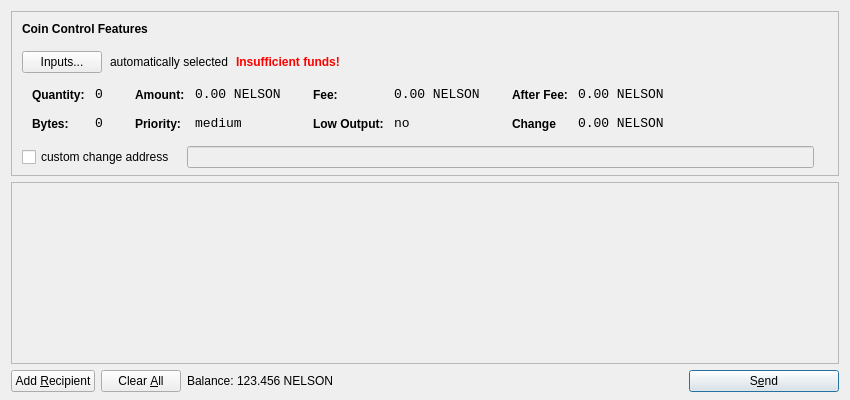
<?xml version="1.0" encoding="UTF-8"?>
<ui version="4.0">
 <class>SendCoinsDialog</class>
 <widget class="QDialog" name="SendCoinsDialog">
  <property name="geometry">
   <rect>
    <x>0</x>
    <y>0</y>
    <width>850</width>
    <height>400</height>
   </rect>
  </property>
  <property name="windowTitle">
   <string>Send Coins</string>
  </property>
  <layout class="QVBoxLayout" name="verticalLayout" stretch="0,1,0">
   <property name="bottomMargin">
    <number>8</number>
   </property>
   <item>
    <widget class="QFrame" name="frameCoinControl">
     <property name="sizePolicy">
      <sizepolicy hsizetype="Expanding" vsizetype="Expanding">
       <horstretch>0</horstretch>
       <verstretch>0</verstretch>
      </sizepolicy>
     </property>
     <property name="maximumSize">
      <size>
       <width>16777215</width>
       <height>16777215</height>
      </size>
     </property>
     <property name="frameShape">
      <enum>QFrame::StyledPanel</enum>
     </property>
     <property name="frameShadow">
      <enum>QFrame::Sunken</enum>
     </property>
     <layout class="QVBoxLayout" name="verticalLayoutCoinControl2">
      <property name="spacing">
       <number>-1</number>
      </property>
      <property name="leftMargin">
       <number>0</number>
      </property>
      <property name="topMargin">
       <number>0</number>
      </property>
      <property name="rightMargin">
       <number>0</number>
      </property>
      <property name="bottomMargin">
       <number>6</number>
      </property>
      <item>
       <layout class="QVBoxLayout" name="verticalLayoutCoinControl" stretch="0,0,0,0,1">
        <property name="spacing">
         <number>0</number>
        </property>
        <property name="leftMargin">
         <number>10</number>
        </property>
        <property name="topMargin">
         <number>10</number>
        </property>
        <item>
         <layout class="QHBoxLayout" name="horizontalLayoutCoinControl1">
          <property name="bottomMargin">
           <number>15</number>
          </property>
          <item>
           <widget class="QLabel" name="labelCoinControlFeatures">
            <property name="sizePolicy">
             <sizepolicy hsizetype="Preferred" vsizetype="Maximum">
              <horstretch>0</horstretch>
              <verstretch>0</verstretch>
             </sizepolicy>
            </property>
            <property name="font">
             <font>
              <weight>75</weight>
              <bold>true</bold>
             </font>
            </property>
            <property name="styleSheet">
             <string notr="true">font-weight:bold;</string>
            </property>
            <property name="text">
             <string>Coin Control Features</string>
            </property>
           </widget>
          </item>
         </layout>
        </item>
        <item>
         <layout class="QHBoxLayout" name="horizontalLayoutCoinControl2" stretch="0,0,0,0">
          <property name="spacing">
           <number>8</number>
          </property>
          <property name="bottomMargin">
           <number>10</number>
          </property>
          <item>
           <widget class="QPushButton" name="pushButtonCoinControl">
            <property name="styleSheet">
             <string notr="true"/>
            </property>
            <property name="text">
             <string>Inputs...</string>
            </property>
           </widget>
          </item>
          <item>
           <widget class="QLabel" name="labelCoinControlAutomaticallySelected">
            <property name="text">
             <string>automatically selected</string>
            </property>
            <property name="margin">
             <number>5</number>
            </property>
           </widget>
          </item>
          <item>
           <widget class="QLabel" name="labelCoinControlInsuffFunds">
            <property name="font">
             <font>
              <weight>75</weight>
              <bold>true</bold>
             </font>
            </property>
            <property name="styleSheet">
             <string notr="true">color:red;font-weight:bold;</string>
            </property>
            <property name="text">
             <string>Insufficient funds!</string>
            </property>
            <property name="margin">
             <number>5</number>
            </property>
           </widget>
          </item>
          <item>
           <spacer name="horizontalSpacerCoinControl">
            <property name="orientation">
             <enum>Qt::Horizontal</enum>
            </property>
            <property name="sizeHint" stdset="0">
             <size>
              <width>40</width>
              <height>1</height>
             </size>
            </property>
           </spacer>
          </item>
         </layout>
        </item>
        <item>
         <widget class="QWidget" name="widgetCoinControl" native="true">
          <property name="sizePolicy">
           <sizepolicy hsizetype="Preferred" vsizetype="Preferred">
            <horstretch>0</horstretch>
            <verstretch>0</verstretch>
           </sizepolicy>
          </property>
          <property name="minimumSize">
           <size>
            <width>0</width>
            <height>0</height>
           </size>
          </property>
          <property name="styleSheet">
           <string notr="true"/>
          </property>
          <layout class="QHBoxLayout" name="horizontalLayoutCoinControl5">
           <property name="margin">
            <number>0</number>
           </property>
           <item>
            <layout class="QHBoxLayout" name="horizontalLayoutCoinControl3" stretch="0,0,0,1">
             <property name="spacing">
              <number>20</number>
             </property>
             <property name="topMargin">
              <number>0</number>
             </property>
             <property name="bottomMargin">
              <number>10</number>
             </property>
             <item>
              <layout class="QFormLayout" name="formLayoutCoinControl1">
               <property name="horizontalSpacing">
                <number>10</number>
               </property>
               <property name="verticalSpacing">
                <number>14</number>
               </property>
               <property name="leftMargin">
                <number>10</number>
               </property>
               <property name="topMargin">
                <number>4</number>
               </property>
               <property name="rightMargin">
                <number>6</number>
               </property>
               <item row="0" column="0">
                <widget class="QLabel" name="labelCoinControlQuantityText">
                 <property name="styleSheet">
                  <string notr="true">font-weight:bold;</string>
                 </property>
                 <property name="text">
                  <string>Quantity:</string>
                 </property>
                 <property name="margin">
                  <number>0</number>
                 </property>
                </widget>
               </item>
               <item row="0" column="1">
                <widget class="QLabel" name="labelCoinControlQuantity">
                 <property name="font">
                  <font>
                   <family>Monospace</family>
                   <pointsize>10</pointsize>
                  </font>
                 </property>
                 <property name="cursor">
                  <cursorShape>IBeamCursor</cursorShape>
                 </property>
                 <property name="contextMenuPolicy">
                  <enum>Qt::ActionsContextMenu</enum>
                 </property>
                 <property name="text">
                  <string>0</string>
                 </property>
                 <property name="margin">
                  <number>0</number>
                 </property>
                 <property name="textInteractionFlags">
                  <set>Qt::LinksAccessibleByMouse|Qt::TextSelectableByKeyboard|Qt::TextSelectableByMouse</set>
                 </property>
                </widget>
               </item>
               <item row="1" column="0">
                <widget class="QLabel" name="labelCoinControlBytesText">
                 <property name="styleSheet">
                  <string notr="true">font-weight:bold;</string>
                 </property>
                 <property name="text">
                  <string>Bytes:</string>
                 </property>
                </widget>
               </item>
               <item row="1" column="1">
                <widget class="QLabel" name="labelCoinControlBytes">
                 <property name="font">
                  <font>
                   <family>Monospace</family>
                   <pointsize>10</pointsize>
                  </font>
                 </property>
                 <property name="cursor">
                  <cursorShape>IBeamCursor</cursorShape>
                 </property>
                 <property name="contextMenuPolicy">
                  <enum>Qt::ActionsContextMenu</enum>
                 </property>
                 <property name="text">
                  <string>0</string>
                 </property>
                 <property name="textInteractionFlags">
                  <set>Qt::LinksAccessibleByMouse|Qt::TextSelectableByKeyboard|Qt::TextSelectableByMouse</set>
                 </property>
                </widget>
               </item>
              </layout>
             </item>
             <item>
              <layout class="QFormLayout" name="formLayoutCoinControl2">
               <property name="horizontalSpacing">
                <number>10</number>
               </property>
               <property name="verticalSpacing">
                <number>14</number>
               </property>
               <property name="leftMargin">
                <number>6</number>
               </property>
               <property name="topMargin">
                <number>4</number>
               </property>
               <property name="rightMargin">
                <number>6</number>
               </property>
               <item row="0" column="0">
                <widget class="QLabel" name="labelCoinControlAmountText">
                 <property name="styleSheet">
                  <string notr="true">font-weight:bold;</string>
                 </property>
                 <property name="text">
                  <string>Amount:</string>
                 </property>
                 <property name="margin">
                  <number>0</number>
                 </property>
                </widget>
               </item>
               <item row="0" column="1">
                <widget class="QLabel" name="labelCoinControlAmount">
                 <property name="font">
                  <font>
                   <family>Monospace</family>
                   <pointsize>10</pointsize>
                  </font>
                 </property>
                 <property name="cursor">
                  <cursorShape>IBeamCursor</cursorShape>
                 </property>
                 <property name="contextMenuPolicy">
                  <enum>Qt::ActionsContextMenu</enum>
                 </property>
                 <property name="text">
                  <string>0.00 NELSON</string>
                 </property>
                 <property name="textInteractionFlags">
                  <set>Qt::LinksAccessibleByMouse|Qt::TextSelectableByKeyboard|Qt::TextSelectableByMouse</set>
                 </property>
                </widget>
               </item>
               <item row="1" column="0">
                <widget class="QLabel" name="labelCoinControlPriorityText">
                 <property name="styleSheet">
                  <string notr="true">font-weight:bold;</string>
                 </property>
                 <property name="text">
                  <string>Priority:</string>
                 </property>
                </widget>
               </item>
               <item row="1" column="1">
                <widget class="QLabel" name="labelCoinControlPriority">
                 <property name="font">
                  <font>
                   <family>Monospace</family>
                   <pointsize>10</pointsize>
                  </font>
                 </property>
                 <property name="cursor">
                  <cursorShape>IBeamCursor</cursorShape>
                 </property>
                 <property name="contextMenuPolicy">
                  <enum>Qt::ActionsContextMenu</enum>
                 </property>
                 <property name="text">
                  <string>medium</string>
                 </property>
                 <property name="textInteractionFlags">
                  <set>Qt::LinksAccessibleByMouse|Qt::TextSelectableByKeyboard|Qt::TextSelectableByMouse</set>
                 </property>
                </widget>
               </item>
              </layout>
             </item>
             <item>
              <layout class="QFormLayout" name="formLayoutCoinControl3">
               <property name="horizontalSpacing">
                <number>10</number>
               </property>
               <property name="verticalSpacing">
                <number>14</number>
               </property>
               <property name="leftMargin">
                <number>6</number>
               </property>
               <property name="topMargin">
                <number>4</number>
               </property>
               <property name="rightMargin">
                <number>6</number>
               </property>
               <item row="0" column="0">
                <widget class="QLabel" name="labelCoinControlFeeText">
                 <property name="styleSheet">
                  <string notr="true">font-weight:bold;</string>
                 </property>
                 <property name="text">
                  <string>Fee:</string>
                 </property>
                 <property name="margin">
                  <number>0</number>
                 </property>
                </widget>
               </item>
               <item row="0" column="1">
                <widget class="QLabel" name="labelCoinControlFee">
                 <property name="font">
                  <font>
                   <family>Monospace</family>
                   <pointsize>10</pointsize>
                  </font>
                 </property>
                 <property name="cursor">
                  <cursorShape>IBeamCursor</cursorShape>
                 </property>
                 <property name="contextMenuPolicy">
                  <enum>Qt::ActionsContextMenu</enum>
                 </property>
                 <property name="text">
                  <string>0.00 NELSON</string>
                 </property>
                 <property name="textInteractionFlags">
                  <set>Qt::LinksAccessibleByMouse|Qt::TextSelectableByKeyboard|Qt::TextSelectableByMouse</set>
                 </property>
                </widget>
               </item>
               <item row="1" column="0">
                <widget class="QLabel" name="labelCoinControlLowOutputText">
                 <property name="styleSheet">
                  <string notr="true">font-weight:bold;</string>
                 </property>
                 <property name="text">
                  <string>Low Output:</string>
                 </property>
                </widget>
               </item>
               <item row="1" column="1">
                <widget class="QLabel" name="labelCoinControlLowOutput">
                 <property name="font">
                  <font>
                   <family>Monospace</family>
                   <pointsize>10</pointsize>
                  </font>
                 </property>
                 <property name="cursor">
                  <cursorShape>IBeamCursor</cursorShape>
                 </property>
                 <property name="contextMenuPolicy">
                  <enum>Qt::ActionsContextMenu</enum>
                 </property>
                 <property name="text">
                  <string>no</string>
                 </property>
                 <property name="textInteractionFlags">
                  <set>Qt::LinksAccessibleByMouse|Qt::TextSelectableByKeyboard|Qt::TextSelectableByMouse</set>
                 </property>
                </widget>
               </item>
              </layout>
             </item>
             <item>
              <layout class="QFormLayout" name="formLayoutCoinControl4">
               <property name="horizontalSpacing">
                <number>10</number>
               </property>
               <property name="verticalSpacing">
                <number>14</number>
               </property>
               <property name="leftMargin">
                <number>6</number>
               </property>
               <property name="topMargin">
                <number>4</number>
               </property>
               <property name="rightMargin">
                <number>6</number>
               </property>
               <item row="0" column="0">
                <widget class="QLabel" name="labelCoinControlAfterFeeText">
                 <property name="styleSheet">
                  <string notr="true">font-weight:bold;</string>
                 </property>
                 <property name="text">
                  <string>After Fee:</string>
                 </property>
                 <property name="margin">
                  <number>0</number>
                 </property>
                </widget>
               </item>
               <item row="0" column="1">
                <widget class="QLabel" name="labelCoinControlAfterFee">
                 <property name="font">
                  <font>
                   <family>Monospace</family>
                   <pointsize>10</pointsize>
                  </font>
                 </property>
                 <property name="cursor">
                  <cursorShape>IBeamCursor</cursorShape>
                 </property>
                 <property name="contextMenuPolicy">
                  <enum>Qt::ActionsContextMenu</enum>
                 </property>
                 <property name="text">
                  <string>0.00 NELSON</string>
                 </property>
                 <property name="textInteractionFlags">
                  <set>Qt::LinksAccessibleByMouse|Qt::TextSelectableByKeyboard|Qt::TextSelectableByMouse</set>
                 </property>
                </widget>
               </item>
               <item row="1" column="0">
                <widget class="QLabel" name="labelCoinControlChangeText">
                 <property name="styleSheet">
                  <string notr="true">font-weight:bold;</string>
                 </property>
                 <property name="text">
                  <string>Change</string>
                 </property>
                </widget>
               </item>
               <item row="1" column="1">
                <widget class="QLabel" name="labelCoinControlChange">
                 <property name="font">
                  <font>
                   <family>Monospace</family>
                   <pointsize>10</pointsize>
                  </font>
                 </property>
                 <property name="cursor">
                  <cursorShape>IBeamCursor</cursorShape>
                 </property>
                 <property name="contextMenuPolicy">
                  <enum>Qt::ActionsContextMenu</enum>
                 </property>
                 <property name="text">
                  <string>0.00 NELSON</string>
                 </property>
                 <property name="textInteractionFlags">
                  <set>Qt::LinksAccessibleByMouse|Qt::TextSelectableByKeyboard|Qt::TextSelectableByMouse</set>
                 </property>
                </widget>
               </item>
              </layout>
             </item>
            </layout>
           </item>
          </layout>
         </widget>
        </item>
        <item>
         <layout class="QHBoxLayout" name="horizontalLayoutCoinControl4" stretch="0,0,0">
          <property name="spacing">
           <number>12</number>
          </property>
          <property name="sizeConstraint">
           <enum>QLayout::SetDefaultConstraint</enum>
          </property>
          <property name="topMargin">
           <number>5</number>
          </property>
          <property name="rightMargin">
           <number>5</number>
          </property>
          <item>
           <widget class="QCheckBox" name="checkBoxCoinControlChange">
            <property name="text">
             <string>custom change address</string>
            </property>
           </widget>
          </item>
          <item>
           <widget class="QLineEdit" name="lineEditCoinControlChange">
            <property name="enabled">
             <bool>false</bool>
            </property>
            <property name="sizePolicy">
             <sizepolicy hsizetype="Expanding" vsizetype="Fixed">
              <horstretch>0</horstretch>
              <verstretch>0</verstretch>
             </sizepolicy>
            </property>
           </widget>
          </item>
          <item>
           <widget class="QLabel" name="labelCoinControlChangeLabel">
            <property name="sizePolicy">
             <sizepolicy hsizetype="Preferred" vsizetype="Expanding">
              <horstretch>0</horstretch>
              <verstretch>0</verstretch>
             </sizepolicy>
            </property>
            <property name="minimumSize">
             <size>
              <width>0</width>
              <height>0</height>
             </size>
            </property>
            <property name="text">
             <string/>
            </property>
            <property name="margin">
             <number>3</number>
            </property>
           </widget>
          </item>
         </layout>
        </item>
        <item>
         <spacer name="verticalSpacerCoinControl">
          <property name="orientation">
           <enum>Qt::Vertical</enum>
          </property>
          <property name="sizeHint" stdset="0">
           <size>
            <width>800</width>
            <height>1</height>
           </size>
          </property>
         </spacer>
        </item>
       </layout>
      </item>
     </layout>
    </widget>
   </item>
   <item>
    <widget class="QScrollArea" name="scrollArea">
     <property name="widgetResizable">
      <bool>true</bool>
     </property>
     <widget class="QWidget" name="scrollAreaWidgetContents">
      <property name="geometry">
       <rect>
        <x>0</x>
        <y>0</y>
        <width>830</width>
        <height>165</height>
       </rect>
      </property>
      <layout class="QVBoxLayout" name="verticalLayout_2">
       <property name="margin">
        <number>0</number>
       </property>
       <item>
        <layout class="QVBoxLayout" name="entries">
         <property name="spacing">
          <number>6</number>
         </property>
        </layout>
       </item>
       <item>
        <spacer name="verticalSpacer">
         <property name="orientation">
          <enum>Qt::Vertical</enum>
         </property>
         <property name="sizeHint" stdset="0">
          <size>
           <width>20</width>
           <height>40</height>
          </size>
         </property>
        </spacer>
       </item>
      </layout>
     </widget>
    </widget>
   </item>
   <item>
    <layout class="QHBoxLayout" name="horizontalLayout">
     <item>
      <widget class="QPushButton" name="addButton">
       <property name="toolTip">
        <string>Send to multiple recipients at once</string>
       </property>
       <property name="text">
        <string>Add &amp;Recipient</string>
       </property>
       <property name="icon">
        <iconset resource="../bitcoin.qrc">
         <normaloff>:/icons/add</normaloff>:/icons/add</iconset>
       </property>
       <property name="autoDefault">
        <bool>false</bool>
       </property>
      </widget>
     </item>
     <item>
      <widget class="QPushButton" name="clearButton">
       <property name="sizePolicy">
        <sizepolicy hsizetype="Minimum" vsizetype="Fixed">
         <horstretch>0</horstretch>
         <verstretch>0</verstretch>
        </sizepolicy>
       </property>
       <property name="toolTip">
        <string>Remove all transaction fields</string>
       </property>
       <property name="text">
        <string>Clear &amp;All</string>
       </property>
       <property name="icon">
        <iconset resource="../bitcoin.qrc">
         <normaloff>:/icons/remove</normaloff>:/icons/remove</iconset>
       </property>
       <property name="autoRepeatDelay">
        <number>300</number>
       </property>
       <property name="autoDefault">
        <bool>false</bool>
       </property>
      </widget>
     </item>
     <item>
      <layout class="QHBoxLayout" name="horizontalLayout_2">
       <property name="spacing">
        <number>3</number>
       </property>
       <item>
        <widget class="QLabel" name="label">
         <property name="sizePolicy">
          <sizepolicy hsizetype="Preferred" vsizetype="Fixed">
           <horstretch>0</horstretch>
           <verstretch>0</verstretch>
          </sizepolicy>
         </property>
         <property name="text">
          <string>Balance:</string>
         </property>
        </widget>
       </item>
       <item>
        <widget class="QLabel" name="labelBalance">
         <property name="sizePolicy">
          <sizepolicy hsizetype="Preferred" vsizetype="Fixed">
           <horstretch>0</horstretch>
           <verstretch>0</verstretch>
          </sizepolicy>
         </property>
         <property name="cursor">
          <cursorShape>IBeamCursor</cursorShape>
         </property>
         <property name="text">
          <string>123.456 NELSON</string>
         </property>
         <property name="textInteractionFlags">
          <set>Qt::LinksAccessibleByMouse|Qt::TextSelectableByKeyboard|Qt::TextSelectableByMouse</set>
         </property>
        </widget>
       </item>
      </layout>
     </item>
     <item>
      <spacer name="horizontalSpacer">
       <property name="orientation">
        <enum>Qt::Horizontal</enum>
       </property>
       <property name="sizeHint" stdset="0">
        <size>
         <width>40</width>
         <height>20</height>
        </size>
       </property>
      </spacer>
     </item>
     <item>
      <widget class="QPushButton" name="sendButton">
       <property name="minimumSize">
        <size>
         <width>150</width>
         <height>0</height>
        </size>
       </property>
       <property name="toolTip">
        <string>Confirm the send action</string>
       </property>
       <property name="text">
        <string>S&amp;end</string>
       </property>
       <property name="icon">
        <iconset resource="../bitcoin.qrc">
         <normaloff>:/icons/send</normaloff>:/icons/send</iconset>
       </property>
       <property name="default">
        <bool>true</bool>
       </property>
      </widget>
     </item>
    </layout>
   </item>
  </layout>
 </widget>
 <resources>
  <include location="../bitcoin.qrc"/>
 </resources>
 <connections/>
</ui>
